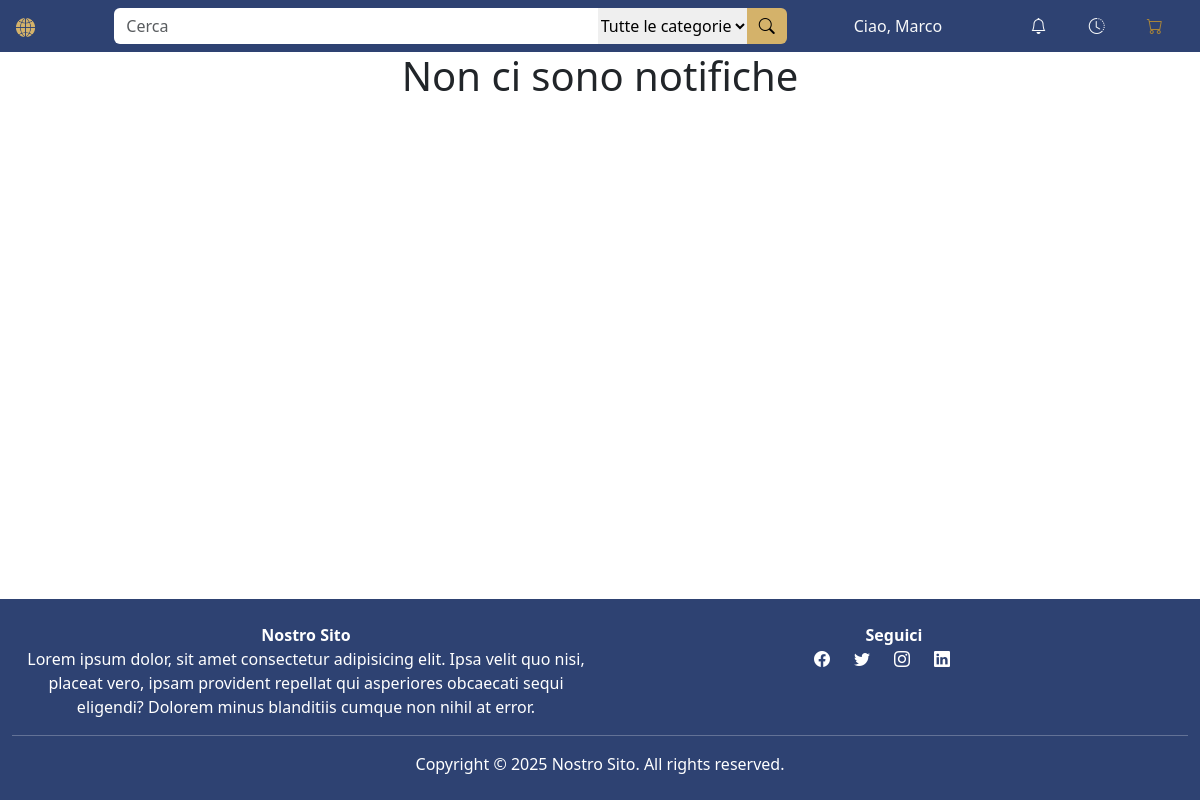
Page /notifiche.php (signed in) on the earlier database version.
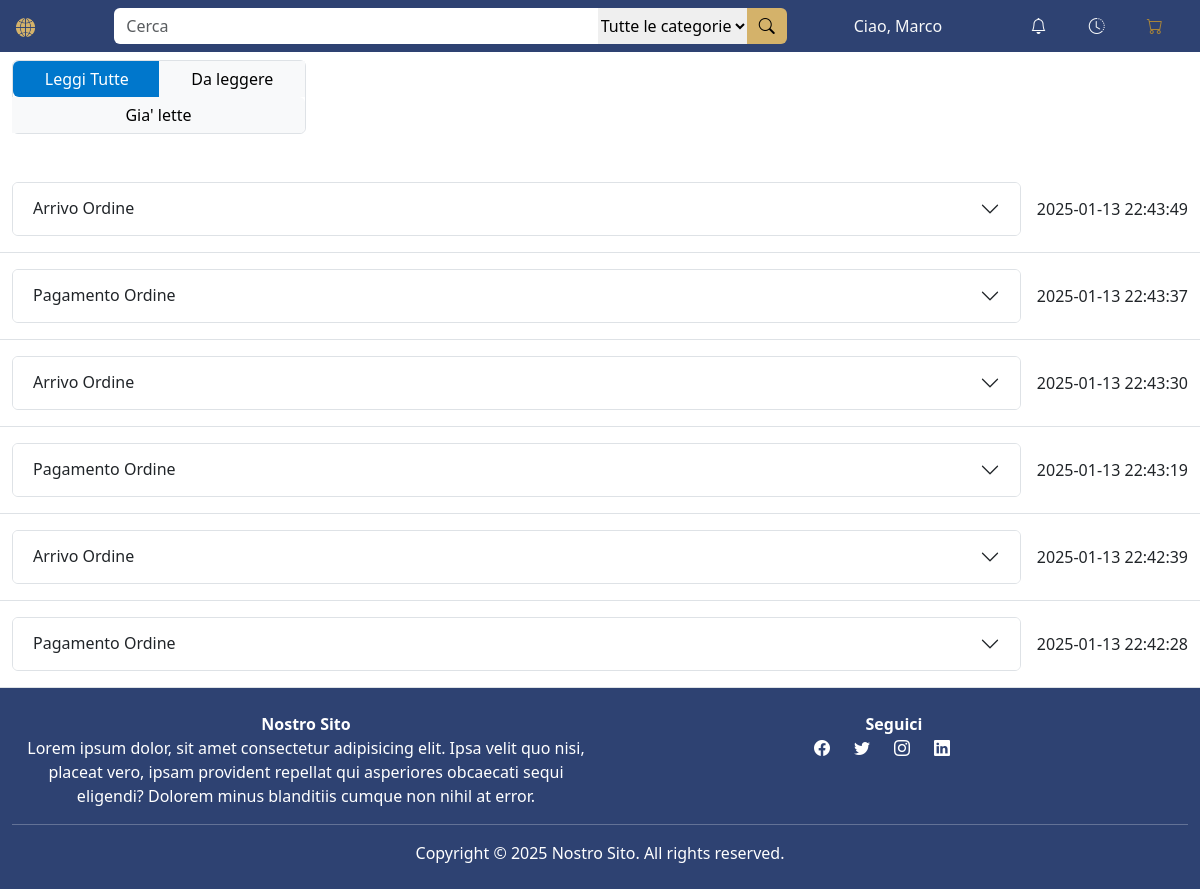
Same page on the later database version.
### tables this page shows
create table NOTIFICA (
     codNotifica int not null auto_increment,
     messaggio varchar(255) not null,
     tipoNotifica varchar(20) not null,
     letto char not null,
     dataNotifica datetime not null,
     codUtente int not null,
     constraint ID_NOTIFICA_ID primary key (codNotifica));

### notifiche.php (called while the page is built, shortened)
<?php
require_once("bootstrap.php");
$templateParams["titolo"] = "Notifiche";
$templateParams["nome"] = "template-notifiche.php";
$templateParams["scripts"] = ["js/notifiche.js"];
$userId = getCurrentUserId();
$filter = !empty($_GET['filter']) ? $_GET['filter'] : null;
$templateParams["notifiche"] = $dbh->getFilteredNotifications($userId, $filter);
require("template/base.php");

### db/database.php (called while the page is built, shortened)
<?php
class DatabaseHelper
{
    private $db;
    public function __construct()
    {
        $this->db = new mysqli("localhost", "root", "", "twdatabase", 3306);
    }
    private function parametrizedQuery($query, $types, &$var1, &...$vars)
    {
        $stmt = $this->db->prepare($query);
        $stmt->bind_param($types, $var1, ...$vars);
        $stmt->execute();
        return $stmt->get_result()->fetch_all(MYSQLI_ASSOC);
    }
    public function getFilteredNotifications($userId, $notificationState = null)
    {
        $query = "SELECT *
              FROM NOTIFICA
              WHERE codUtente = ?";
        $params = [$userId];
        $types = "i";
        $query .= " ORDER BY dataNotifica DESC";
        return $this->parametrizedQuery($query, $types, ...$params);
    }
}

### bootstrap.php (called while the page is built, shortened)
<?php
require_once("utils/functions.php");
require_once("db/database.php");
$dbh = new DatabaseHelper();

### template/template-notifiche.php (the view, shortened to what this page needs)
<?php if (!empty($templateParams["notifiche"])) { ?>
    <div class="row justify-content-start align-items-center mb-4">
        <form action="notifiche.php?codNotifica=tutte" method="get">
            <div class="btn-group col-md-3 d-flex flex-wrap justify-content-md-start my-2 border">
                <button type="submit" name="codNotifica" value="tutte" class="col btn btn-custom-blue">
                    Leggi Tutte
                </button>
                <button id="btnUnread" type="button" class="col btn btn-light border-0"
                    onclick="filtraNotifiche('unread')">Da
                    leggere</button>
                <button id="btnRead" type="button" class="col btn btn-light border-0" onclick="filtraNotifiche('read')">Gia'
                    lette</button>
            </div>
        </form>
    </div>
<?php } ?>
<?php if (empty($templateParams["notifiche"])) { ?>
    <h1 class="text-center">Non ci sono notifiche</h1>
<?php } else { ?>
    <?php
    foreach ($templateParams["notifiche"] as $notifica):
        $codNotifica = $notifica["codNotifica"];
        ?>
        <div class="notification-item" data-filter="<?php echo $notifica['letto'] ? 'read' : 'unread'; ?>">
            <div class="row border-bottom py-3">
                <div class="col-12 d-flex align-items-center">
                    <div class="flex-grow-1">
                        <div class="accordion" id="accordionExample-<?php echo $codNotifica; ?>">
                            <div class="accordion-item">
                                <h2 class="accordion-header">
                                    <button class="accordion-button collapsed" type="button" data-bs-toggle="collapse"
                                        data-bs-target="#collapse<?php echo $codNotifica; ?>" aria-expanded="false"
                                        aria-controls="collapse<?php echo $codNotifica; ?>"
                                        onclick="leggiNotifica('<?php echo $codNotifica; ?>')">
                                        <?php echo htmlspecialchars($notifica["tipoNotifica"]); ?>
                                    </button>
                                </h2>
                            </div>
                        </div>
                    </div>
                    <div class="ms-3 text-nowrap">
                        <?php echo $notifica["dataNotifica"]; ?>
                    </div>
                </div>
            </div>
        </div>
    <?php endforeach;
} ?>

Differences in the rows shown:
added notifica: tipoNotifica "Arrivo Ordine", dataNotifica "2025-01-13 22:43:49"
added notifica: tipoNotifica "Pagamento Ordine", dataNotifica "2025-01-13 22:43:37"
added notifica: tipoNotifica "Arrivo Ordine", dataNotifica "2025-01-13 22:43:30"
added notifica: tipoNotifica "Pagamento Ordine", dataNotifica "2025-01-13 22:43:19"
added notifica: tipoNotifica "Arrivo Ordine", dataNotifica "2025-01-13 22:42:39"
added notifica: tipoNotifica "Pagamento Ordine", dataNotifica "2025-01-13 22:42:28"
Other differences:
text no longer shown: "Non ci sono notifiche"
text now shown: "Leggi Tutte Da leggere Gia' lette"
